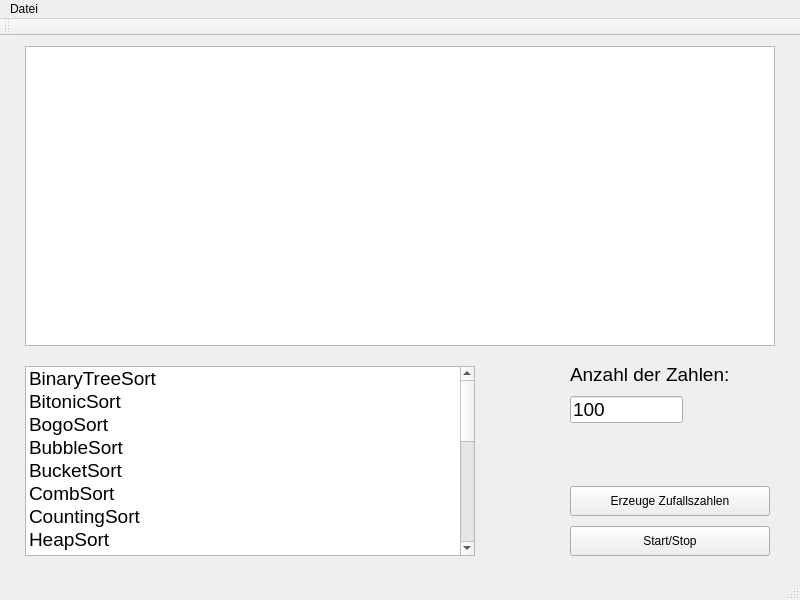
<?xml version="1.0" encoding="UTF-8"?>
<ui version="4.0">
 <class>MainWindow</class>
 <widget class="QMainWindow" name="MainWindow">
  <property name="geometry">
   <rect>
    <x>0</x>
    <y>0</y>
    <width>800</width>
    <height>600</height>
   </rect>
  </property>
  <property name="sizePolicy">
   <sizepolicy hsizetype="Preferred" vsizetype="Preferred">
    <horstretch>0</horstretch>
    <verstretch>0</verstretch>
   </sizepolicy>
  </property>
  <property name="windowTitle">
   <string>MainWindow</string>
  </property>
  <widget class="QWidget" name="centralWidget">
   <widget class="QGraphicsView" name="canvas">
    <property name="geometry">
     <rect>
      <x>25</x>
      <y>10</y>
      <width>750</width>
      <height>300</height>
     </rect>
    </property>
    <property name="sizePolicy">
     <sizepolicy hsizetype="Expanding" vsizetype="Expanding">
      <horstretch>1</horstretch>
      <verstretch>1</verstretch>
     </sizepolicy>
    </property>
   </widget>
   <widget class="QListWidget" name="selection">
    <property name="geometry">
     <rect>
      <x>25</x>
      <y>330</y>
      <width>450</width>
      <height>190</height>
     </rect>
    </property>
    <property name="font">
     <font>
      <pointsize>14</pointsize>
      <weight>50</weight>
      <italic>false</italic>
      <bold>false</bold>
     </font>
    </property>
    <property name="autoFillBackground">
     <bool>false</bool>
    </property>
    <item>
     <property name="text">
      <string>BinaryTreeSort</string>
     </property>
    </item>
    <item>
     <property name="text">
      <string>BitonicSort</string>
     </property>
    </item>
    <item>
     <property name="text">
      <string>BogoSort</string>
     </property>
    </item>
    <item>
     <property name="text">
      <string>BubbleSort</string>
     </property>
    </item>
    <item>
     <property name="text">
      <string>BucketSort</string>
     </property>
    </item>
    <item>
     <property name="text">
      <string>CombSort</string>
     </property>
    </item>
    <item>
     <property name="text">
      <string>CountingSort</string>
     </property>
    </item>
    <item>
     <property name="text">
      <string>HeapSort</string>
     </property>
    </item>
    <item>
     <property name="text">
      <string>GnomeSort</string>
     </property>
    </item>
    <item>
     <property name="text">
      <string>InsertionSort</string>
     </property>
    </item>
    <item>
     <property name="text">
      <string>IntroSort</string>
     </property>
    </item>
    <item>
     <property name="text">
      <string>MergeSort</string>
     </property>
    </item>
    <item>
     <property name="text">
      <string>QuickSort</string>
     </property>
    </item>
    <item>
     <property name="text">
      <string>RadixSort</string>
     </property>
    </item>
    <item>
     <property name="text">
      <string>SelectionSort</string>
     </property>
    </item>
    <item>
     <property name="text">
      <string>ShakerSort</string>
     </property>
    </item>
    <item>
     <property name="text">
      <string>ShellSort</string>
     </property>
    </item>
    <item>
     <property name="text">
      <string>SlowSort</string>
     </property>
    </item>
    <item>
     <property name="text">
      <string>SmoothSort</string>
     </property>
    </item>
    <item>
     <property name="text">
      <string>StoogeSort</string>
     </property>
    </item>
    <item>
     <property name="text">
      <string>SwapSort</string>
     </property>
    </item>
   </widget>
   <widget class="QPushButton" name="generateNumbers">
    <property name="geometry">
     <rect>
      <x>570</x>
      <y>450</y>
      <width>200</width>
      <height>30</height>
     </rect>
    </property>
    <property name="text">
     <string>Erzeuge Zufallszahlen</string>
    </property>
   </widget>
   <widget class="QPushButton" name="startStop">
    <property name="geometry">
     <rect>
      <x>570</x>
      <y>490</y>
      <width>200</width>
      <height>30</height>
     </rect>
    </property>
    <property name="text">
     <string>Start/Stop</string>
    </property>
   </widget>
   <widget class="QLabel" name="label">
    <property name="geometry">
     <rect>
      <x>570</x>
      <y>330</y>
      <width>161</width>
      <height>17</height>
     </rect>
    </property>
    <property name="font">
     <font>
      <pointsize>14</pointsize>
     </font>
    </property>
    <property name="text">
     <string>Anzahl der Zahlen:</string>
    </property>
   </widget>
   <widget class="QLineEdit" name="lineEdit">
    <property name="geometry">
     <rect>
      <x>570</x>
      <y>360</y>
      <width>113</width>
      <height>27</height>
     </rect>
    </property>
    <property name="font">
     <font>
      <pointsize>14</pointsize>
      <weight>50</weight>
      <italic>false</italic>
      <bold>false</bold>
     </font>
    </property>
    <property name="text">
     <string>100</string>
    </property>
   </widget>
  </widget>
  <widget class="QMenuBar" name="menuBar">
   <property name="geometry">
    <rect>
     <x>0</x>
     <y>0</y>
     <width>800</width>
     <height>25</height>
    </rect>
   </property>
   <widget class="QMenu" name="menuDatei">
    <property name="title">
     <string>Datei</string>
    </property>
    <addaction name="actionBeenden"/>
   </widget>
   <addaction name="menuDatei"/>
  </widget>
  <widget class="QToolBar" name="mainToolBar">
   <attribute name="toolBarArea">
    <enum>TopToolBarArea</enum>
   </attribute>
   <attribute name="toolBarBreak">
    <bool>false</bool>
   </attribute>
  </widget>
  <widget class="QStatusBar" name="statusBar"/>
  <action name="actionBeenden">
   <property name="text">
    <string>Beenden</string>
   </property>
  </action>
 </widget>
 <layoutdefault spacing="6" margin="11"/>
 <resources/>
 <connections/>
</ui>
